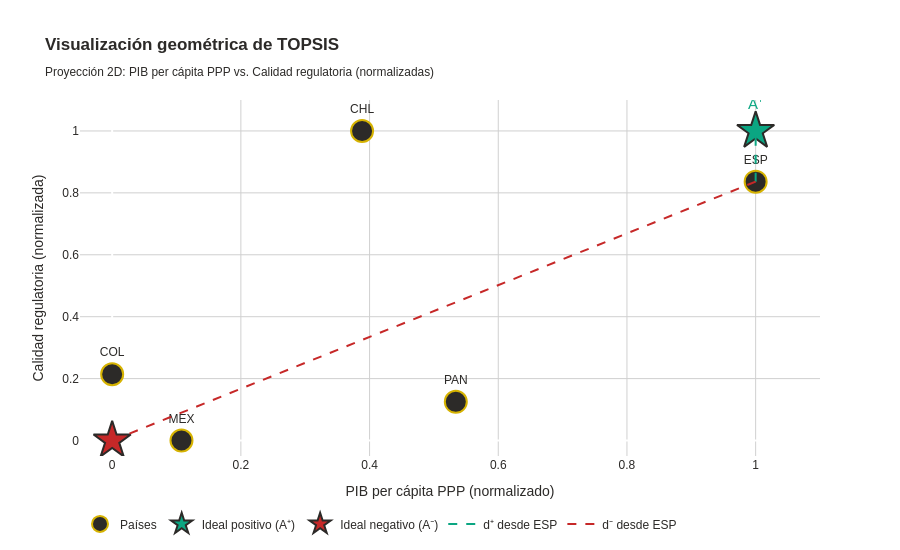

The notebook cell saved with this chart:
### Markdown cell above
## Una visualización geométrica para fijar la intuición

Para ver geométricamente lo que TOPSIS está haciendo, podemos proyectar el problema a dos dimensiones. Si tomamos solo dos variables (por ejemplo PIB per cápita y Calidad Regulatoria), podemos dibujar cada país como un punto en el plano y marcar dónde están las soluciones ideales:

### Code cell
# Proyeccion 2D para intuicion geometrica de TOPSIS
fig = go.Figure()

# Solo dos variables para visualizacion 2D
xs = matriz_norm['gdp_per_capita_ppp']
ys = matriz_norm['regulatory_quality']

# Marcadores de cada pais
fig.add_trace(go.Scatter(
    x=xs, y=ys, mode='markers+text',
    marker=dict(size=22, color=CIBEST['gray'], line=dict(color=CIBEST['gold'], width=2)),
    text=xs.index, textposition='top center',
    textfont=dict(size=12, color=CIBEST['gray']),
    name='Países', hovertemplate='<b>%{text}</b><br>PIB PPP norm.: %{x:.3f}<br>Calidad reg. norm.: %{y:.3f}<extra></extra>',
))

# Ideal positivo (en la esquina superior derecha del cuadrado [0,1]x[0,1])
fig.add_trace(go.Scatter(
    x=[xs.max()], y=[ys.max()], mode='markers+text',
    marker=dict(size=28, color=CIBEST['green'], symbol='star', line=dict(color=CIBEST['gray'], width=2)),
    text=['A⁺'], textposition='top center', textfont=dict(size=15, color=CIBEST['green']),
    name='Ideal positivo (A⁺)',
))

# Ideal negativo (esquina inferior izquierda)
fig.add_trace(go.Scatter(
    x=[xs.min()], y=[ys.min()], mode='markers+text',
    marker=dict(size=28, color=CIBEST['red'], symbol='star', line=dict(color=CIBEST['gray'], width=2)),
    text=['A⁻'], textposition='bottom center', textfont=dict(size=15, color=CIBEST['red']),
    name='Ideal negativo (A⁻)',
))

# Lineas hacia los ideales para el primer pais del ranking
top_country = ranking_final.index[0]
fig.add_trace(go.Scatter(
    x=[xs[top_country], xs.max()], y=[ys[top_country], ys.max()],
    mode='lines', line=dict(color=CIBEST['green'], width=2, dash='dash'),
    name=f'd⁺ desde {top_country}', showlegend=True,
    hoverinfo='skip',
))
fig.add_trace(go.Scatter(
    x=[xs[top_country], xs.min()], y=[ys[top_country], ys.min()],
    mode='lines', line=dict(color=CIBEST['red'], width=2, dash='dash'),
    name=f'd⁻ desde {top_country}', showlegend=True,
    hoverinfo='skip',
))

fig.update_layout(
    title='<b>Visualización geométrica de TOPSIS</b><br>'
          '<sub>Proyección 2D: PIB per cápita PPP vs. Calidad regulatoria (normalizadas)</sub>',
    xaxis=dict(title='PIB per cápita PPP (normalizado)', range=[-0.05, 1.1], gridcolor=CIBEST['gray_border']),
    yaxis=dict(title='Calidad regulatoria (normalizada)', range=[-0.05, 1.1], gridcolor=CIBEST['gray_border']),
    plot_bgcolor=CIBEST['white'], paper_bgcolor=CIBEST['white'],
    font=dict(family='Arial', color=CIBEST['gray']),
    height=550, legend=dict(orientation='h', y=-0.15),
)
fig.show()

### Figure 1 — Plotly figure (JSON) as saved in the notebook; plotly's stock layout.template omitted (floating-point values rounded to 4 significant figures)
{"data": [{"hovertemplate": "<b>%{text}</b><br>PIB PPP norm.: %{x:.3f}<br>Calidad reg. norm.: %{y:.3f}<extra></extra>", "marker": {"color": "#2C2A28", "line": {"color": "#D6B302", "width": 2}, "size": 22}, "mode": "markers+text", "name": "Países", "text": ["CHL", "COL", "ESP", "MEX", "PAN"], "textfont": {"color": "#2C2A28", "size": 12}, "textposition": "top center", "type": "scatter", "x": [0.3884, 0.0, 1.0, 0.1077, 0.534], "y": [1.0, 0.2142, 0.8363, 0.0, 0.1249]}, {"marker": {"color": "#0BA682", "line": {"color": "#2C2A28", "width": 2}, "size": 28, "symbol": "star"}, "mode": "markers+text", "name": "Ideal positivo (A⁺)", "text": ["A⁺"], "textfont": {"color": "#0BA682", "size": 15}, "textposition": "top center", "type": "scatter", "x": [1], "y": [1]}, {"marker": {"color": "#C62828", "line": {"color": "#2C2A28", "width": 2}, "size": 28, "symbol": "star"}, "mode": "markers+text", "name": "Ideal negativo (A⁻)", "text": ["A⁻"], "textfont": {"color": "#C62828", "size": 15}, "textposition": "bottom center", "type": "scatter", "x": [0], "y": [0]}, {"hoverinfo": "skip", "line": {"color": "#0BA682", "dash": "dash", "width": 2}, "mode": "lines", "name": "d⁺ desde ESP", "showlegend": true, "type": "scatter", "x": [1, 1], "y": [0.8363, 1]}, {"hoverinfo": "skip", "line": {"color": "#C62828", "dash": "dash", "width": 2}, "mode": "lines", "name": "d⁻ desde ESP", "showlegend": true, "type": "scatter", "x": [1, 0], "y": [0.8363, 0]}], "layout": {"font": {"color": "#2C2A28", "family": "Arial"}, "height": 550, "legend": {"orientation": "h", "y": -0.15}, "paper_bgcolor": "#FFFFFF", "plot_bgcolor": "#FFFFFF", "title": {"text": "<b>Visualización geométrica de TOPSIS</b><br><sub>Proyección 2D: PIB per cápita PPP vs. Calidad regulatoria (normalizadas)</sub>"}, "xaxis": {"gridcolor": "#D0D0D0", "range": [-0.05, 1.1], "title": {"text": "PIB per cápita PPP (normalizado)"}}, "yaxis": {"gridcolor": "#D0D0D0", "range": [-0.05, 1.1], "title": {"text": "Calidad regulatoria (normalizada)"}}}}
